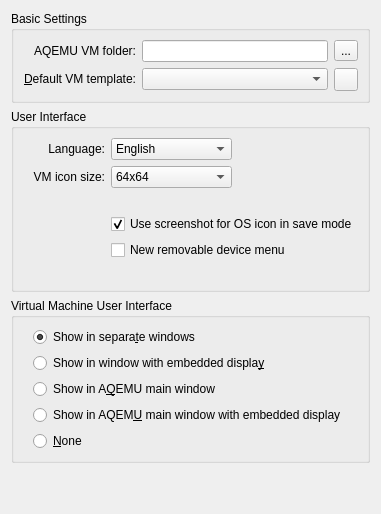
     <widget class="QWidget" name="tab_3">
      <attribute name="title">
       <string>User Interface</string>
      </attribute>
      <layout class="QVBoxLayout" name="verticalLayout_5">
       <item>
        <widget class="QGroupBox" name="groupBox_3">
         <property name="title">
          <string>Basic Settings</string>
         </property>
         <layout class="QGridLayout" name="gridLayout_7">
          <property name="leftMargin">
           <number>10</number>
          </property>
          <item row="0" column="0">
           <widget class="QLabel" name="Label_VM_Folder">
            <property name="sizePolicy">
             <sizepolicy hsizetype="Minimum" vsizetype="Preferred">
              <horstretch>0</horstretch>
              <verstretch>0</verstretch>
             </sizepolicy>
            </property>
            <property name="text">
             <string>AQEMU VM folder:</string>
            </property>
            <property name="alignment">
             <set>Qt::AlignRight|Qt::AlignTrailing|Qt::AlignVCenter</set>
            </property>
           </widget>
          </item>
          <item row="0" column="1">
           <widget class="QLineEdit" name="Edit_VM_Folder"/>
          </item>
          <item row="0" column="2">
           <widget class="QToolButton" name="TB_VM_Folder">
            <property name="text">
             <string>...</string>
            </property>
            <property name="icon">
             <iconset resource="../resources/icons.qrc">
              <normaloff>:/open-folder.png</normaloff>:/open-folder.png</iconset>
            </property>
           </widget>
          </item>
          <item row="1" column="0">
           <widget class="QLabel" name="Label_Default_VM_Template">
            <property name="sizePolicy">
             <sizepolicy hsizetype="Minimum" vsizetype="Fixed">
              <horstretch>0</horstretch>
              <verstretch>0</verstretch>
             </sizepolicy>
            </property>
            <property name="text">
             <string>&amp;Default VM template:</string>
            </property>
            <property name="alignment">
             <set>Qt::AlignRight|Qt::AlignTrailing|Qt::AlignVCenter</set>
            </property>
            <property name="buddy">
             <cstring>CB_Default_VM_Template</cstring>
            </property>
           </widget>
          </item>
          <item row="1" column="1">
           <widget class="QComboBox" name="CB_Default_VM_Template">
            <property name="sizePolicy">
             <sizepolicy hsizetype="Minimum" vsizetype="Fixed">
              <horstretch>0</horstretch>
              <verstretch>0</verstretch>
             </sizepolicy>
            </property>
           </widget>
          </item>
          <item row="1" column="2">
           <widget class="QToolButton" name="Button_Create_Template_from_VM">
            <property name="toolTip">
             <string>Create Template</string>
            </property>
            <property name="text">
             <string/>
            </property>
            <property name="icon">
             <iconset resource="../resources/icons.qrc">
              <normaloff>:/add.png</normaloff>:/add.png</iconset>
            </property>
           </widget>
          </item>
         </layout>
        </widget>
       </item>
       <item>
        <widget class="QGroupBox" name="groupBox_4">
         <property name="title">
          <string>User Interface</string>
         </property>
         <layout class="QHBoxLayout" name="horizontalLayout_3">
          <item>
           <layout class="QGridLayout" name="gridLayout_10">
            <property name="leftMargin">
             <number>10</number>
            </property>
            <item row="0" column="0">
             <widget class="QLabel" name="Label_Language">
              <property name="sizePolicy">
               <sizepolicy hsizetype="Preferred" vsizetype="Preferred">
                <horstretch>0</horstretch>
                <verstretch>0</verstretch>
               </sizepolicy>
              </property>
              <property name="text">
               <string>Language:</string>
              </property>
              <property name="alignment">
               <set>Qt::AlignRight|Qt::AlignTrailing|Qt::AlignVCenter</set>
              </property>
             </widget>
            </item>
            <item row="1" column="0">
             <widget class="QLabel" name="Label_VM_Icons_Size">
              <property name="text">
               <string>VM icon size:</string>
              </property>
              <property name="alignment">
               <set>Qt::AlignRight|Qt::AlignTrailing|Qt::AlignVCenter</set>
              </property>
             </widget>
            </item>
            <item row="1" column="1">
             <widget class="QComboBox" name="CB_VM_Icons_Size">
              <property name="sizePolicy">
               <sizepolicy hsizetype="Minimum" vsizetype="Fixed">
                <horstretch>0</horstretch>
                <verstretch>0</verstretch>
               </sizepolicy>
              </property>
              <property name="currentIndex">
               <number>4</number>
              </property>
              <item>
               <property name="text">
                <string>16x16</string>
               </property>
              </item>
              <item>
               <property name="text">
                <string>24x24</string>
               </property>
              </item>
              <item>
               <property name="text">
                <string>32x32</string>
               </property>
              </item>
              <item>
               <property name="text">
                <string>48x48</string>
               </property>
              </item>
              <item>
               <property name="text">
                <string>64x64</string>
               </property>
              </item>
             </widget>
            </item>
            <item row="0" column="1">
             <widget class="QComboBox" name="CB_Language">
              <property name="sizePolicy">
               <sizepolicy hsizetype="Expanding" vsizetype="Fixed">
                <horstretch>0</horstretch>
                <verstretch>0</verstretch>
               </sizepolicy>
              </property>
              <item>
               <property name="text">
                <string>English</string>
               </property>
              </item>
             </widget>
            </item>
            <item row="0" column="2">
             <spacer name="horizontalSpacer_5">
              <property name="orientation">
               <enum>Qt::Horizontal</enum>
              </property>
              <property name="sizeHint" stdset="0">
               <size>
                <width>40</width>
                <height>20</height>
               </size>
              </property>
             </spacer>
            </item>
            <item row="4" column="1" colspan="2">
             <widget class="QCheckBox" name="CH_Screenshot_for_OS_Logo">
              <property name="text">
               <string>Use screenshot for OS icon in save mode</string>
              </property>
              <property name="checked">
               <bool>true</bool>
              </property>
             </widget>
            </item>
            <item row="5" column="1" rowspan="2" colspan="2">
             <widget class="QCheckBox" name="CH_Use_New_Device_Changer">
              <property name="text">
               <string>New removable device menu</string>
              </property>
             </widget>
            </item>
            <item row="3" column="2">
             <spacer name="horizontalSpacer_6">
              <property name="orientation">
               <enum>Qt::Horizontal</enum>
              </property>
              <property name="sizeHint" stdset="0">
               <size>
                <width>40</width>
                <height>20</height>
               </size>
              </property>
             </spacer>
            </item>
            <item row="7" column="2">
             <spacer name="horizontalSpacer_7">
              <property name="orientation">
               <enum>Qt::Horizontal</enum>
              </property>
              <property name="sizeHint" stdset="0">
               <size>
                <width>40</width>
                <height>20</height>
               </size>
              </property>
             </spacer>
            </item>
           </layout>
          </item>
         </layout>
        </widget>
       </item>
       <item>
        <widget class="QGroupBox" name="groupBox_5">
         <property name="title">
          <string>Virtual Machine User Interface</string>
         </property>
         <layout class="QHBoxLayout" name="horizontalLayout_7">
          <item>
           <layout class="QVBoxLayout" name="verticalLayout_3">
            <property name="leftMargin">
             <number>10</number>
            </property>
            <item>
             <widget class="QRadioButton" name="RB_Emul_Show_Window">
              <property name="text">
               <string>Show in separa&amp;te windows</string>
              </property>
              <property name="checked">
               <bool>true</bool>
              </property>
             </widget>
            </item>
            <item>
             <widget class="QRadioButton" name="RB_Emul_Show_VNC">
              <property name="text">
               <string>Show in window with embedded displa&amp;y</string>
              </property>
             </widget>
            </item>
            <item>
             <widget class="QRadioButton" name="RB_Emul_Show_In_Main_Window">
              <property name="text">
               <string>Show in A&amp;QEMU main window</string>
              </property>
             </widget>
            </item>
            <item>
             <widget class="QRadioButton" name="RB_Emul_Show_VNC_In_Main_Window">
              <property name="text">
               <string>Show in AQEM&amp;U main window with embedded display</string>
              </property>
             </widget>
            </item>
            <item>
             <widget class="QRadioButton" name="RB_Emul_No_Show">
              <property name="text">
               <string>&amp;None</string>
              </property>
             </widget>
            </item>
           </layout>
          </item>
         </layout>
        </widget>
       </item>
       <item>
        <spacer name="verticalSpacer_13">
         <property name="orientation">
          <enum>Qt::Vertical</enum>
         </property>
         <property name="sizeHint" stdset="0">
          <size>
           <width>20</width>
           <height>40</height>
          </size>
         </property>
        </spacer>
       </item>
      </layout>
     </widget>
